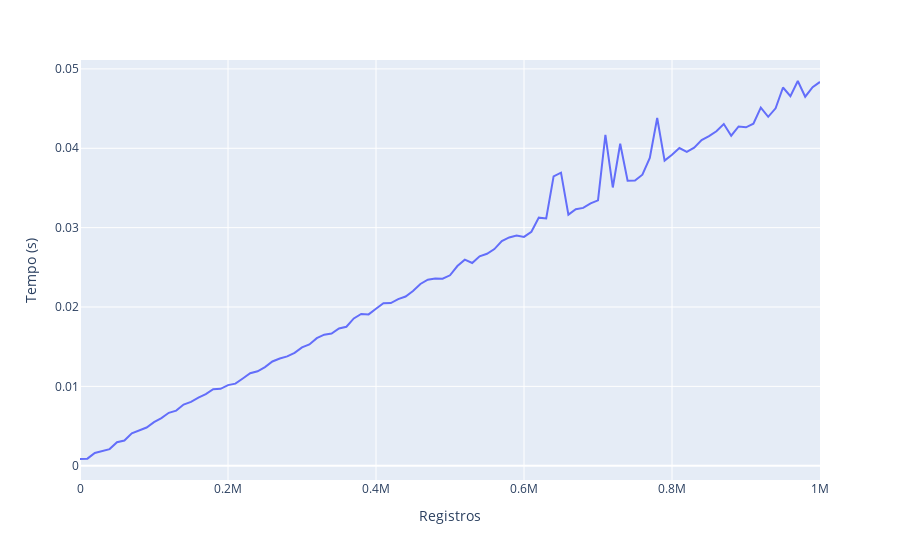

Here is the notebook cell this chart was saved with:
### Code cell
fig = px.line(df, x="count", y="sql", labels={"sql": "Tempo (s)", "count": "Registros"})

fig.show()
